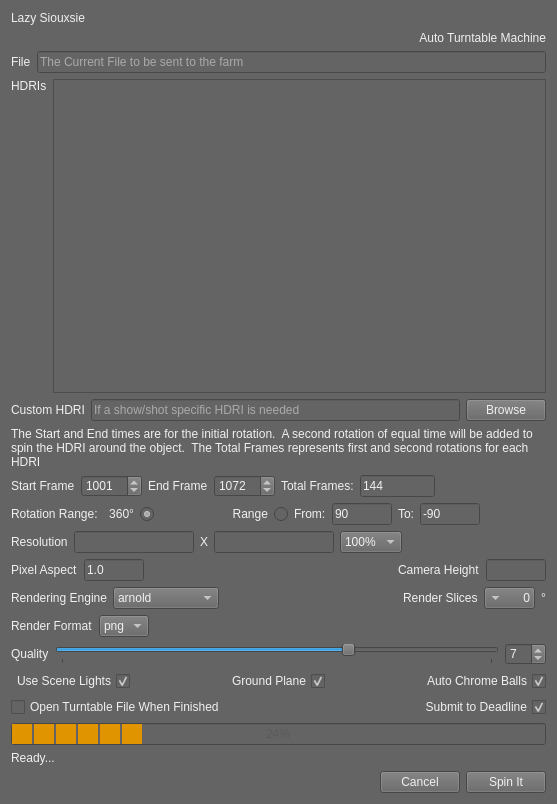
<?xml version="1.0" encoding="UTF-8"?>
<ui version="4.0">
 <class>lazySiouxsie</class>
 <widget class="QWidget" name="lazySiouxsie">
  <property name="geometry">
   <rect>
    <x>0</x>
    <y>0</y>
    <width>557</width>
    <height>804</height>
   </rect>
  </property>
  <property name="windowTitle">
   <string>Lazy Siouzsie</string>
  </property>
  <property name="styleSheet">
   <string notr="true">background-color: rgb(100, 100, 100);
color: rgb(240, 240, 240);</string>
  </property>
  <layout class="QVBoxLayout" name="verticalLayout_2">
   <item>
    <widget class="QLabel" name="title">
     <property name="styleSheet">
      <string notr="true">font: 75 italic 12pt &quot;MS Shell Dlg 2&quot;;</string>
     </property>
     <property name="text">
      <string>Lazy Siouxsie</string>
     </property>
    </widget>
   </item>
   <item>
    <widget class="QLabel" name="subTitle">
     <property name="styleSheet">
      <string notr="true">font: 75 italic 10pt &quot;MS Shell Dlg 2&quot;;</string>
     </property>
     <property name="text">
      <string>Auto Turntable Machine</string>
     </property>
     <property name="alignment">
      <set>Qt::AlignRight|Qt::AlignTrailing|Qt::AlignVCenter</set>
     </property>
    </widget>
   </item>
   <item>
    <layout class="QHBoxLayout" name="horizontalLayout_5">
     <item>
      <widget class="QLabel" name="file_label">
       <property name="toolTip">
        <string>The current file being Turn Tabled</string>
       </property>
       <property name="text">
        <string>File</string>
       </property>
       <property name="buddy">
        <cstring>file_path</cstring>
       </property>
      </widget>
     </item>
     <item>
      <widget class="QLineEdit" name="file_path">
       <property name="toolTip">
        <string>The current file being Turn Tabled</string>
       </property>
       <property name="statusTip">
        <string>The current file being Turn Tabled</string>
       </property>
       <property name="whatsThis">
        <string>The current file being Turn Tabled</string>
       </property>
       <property name="placeholderText">
        <string>The Current File to be sent to the farm</string>
       </property>
      </widget>
     </item>
    </layout>
   </item>
   <item>
    <layout class="QHBoxLayout" name="horizontalLayout">
     <item>
      <widget class="QLabel" name="hdri_label">
       <property name="toolTip">
        <string>HDRII list provided by a Shotgun directory of Studio HDRIs</string>
       </property>
       <property name="text">
        <string>HDRIs</string>
       </property>
       <property name="alignment">
        <set>Qt::AlignLeading|Qt::AlignLeft|Qt::AlignTop</set>
       </property>
       <property name="buddy">
        <cstring>hdriList</cstring>
       </property>
      </widget>
     </item>
     <item>
      <widget class="QListWidget" name="hdriList">
       <property name="toolTip">
        <string>HDRI list provided by a Shotgun directory of Studio HDRIs</string>
       </property>
       <property name="statusTip">
        <string>HDRI list provided by a Shotgun directory of Studio HDRIs</string>
       </property>
       <property name="whatsThis">
        <string>HDRI list provided by a Shotgun directory of Studio HDRIs</string>
       </property>
       <property name="alternatingRowColors">
        <bool>true</bool>
       </property>
       <property name="selectionMode">
        <enum>QAbstractItemView::MultiSelection</enum>
       </property>
       <property name="currentRow">
        <number>-1</number>
       </property>
      </widget>
     </item>
    </layout>
   </item>
   <item>
    <layout class="QHBoxLayout" name="horizontalLayout_3">
     <item>
      <widget class="QLabel" name="custom">
       <property name="toolTip">
        <string>Custom HDRI file, if a specific file is desired</string>
       </property>
       <property name="text">
        <string>Custom HDRI</string>
       </property>
       <property name="buddy">
        <cstring>custom_hdri</cstring>
       </property>
      </widget>
     </item>
     <item>
      <widget class="QLineEdit" name="custom_hdri">
       <property name="toolTip">
        <string>Custom HDRI file, if a specific file is desired</string>
       </property>
       <property name="statusTip">
        <string>Custom HDRI file, if a specific file is desired</string>
       </property>
       <property name="whatsThis">
        <string>Custom HDRI file, if a specific file is desired</string>
       </property>
       <property name="placeholderText">
        <string>If a show/shot specific HDRI is needed</string>
       </property>
      </widget>
     </item>
     <item>
      <widget class="QPushButton" name="browse_btn">
       <property name="toolTip">
        <string>Custom HDRI file, if a specific file is desired</string>
       </property>
       <property name="statusTip">
        <string>Custom HDRI file, if a specific file is desired</string>
       </property>
       <property name="whatsThis">
        <string>Custom HDRI file, if a specific file is desired</string>
       </property>
       <property name="text">
        <string>Browse</string>
       </property>
      </widget>
     </item>
    </layout>
   </item>
   <item>
    <widget class="QLabel" name="frame_statement">
     <property name="text">
      <string>The Start and End times are for the initial rotation.  A second rotation of equal time will be added to spin the HDRI around the object.  The Total Frames represents first and second rotations for each HDRI</string>
     </property>
     <property name="wordWrap">
      <bool>true</bool>
     </property>
    </widget>
   </item>
   <item>
    <layout class="QHBoxLayout" name="horizontalLayout_2">
     <item>
      <widget class="QLabel" name="startLabel">
       <property name="toolTip">
        <string>Starting frame of Camera animation.</string>
       </property>
       <property name="text">
        <string>Start Frame</string>
       </property>
       <property name="buddy">
        <cstring>startFrame</cstring>
       </property>
      </widget>
     </item>
     <item>
      <widget class="QSpinBox" name="startFrame">
       <property name="toolTip">
        <string>Starting frame of Camera animation.</string>
       </property>
       <property name="statusTip">
        <string>Starting frame of Camera animation.</string>
       </property>
       <property name="whatsThis">
        <string>Starting frame of Camera animation.</string>
       </property>
       <property name="maximum">
        <number>50000</number>
       </property>
       <property name="value">
        <number>1001</number>
       </property>
      </widget>
     </item>
     <item>
      <widget class="QLabel" name="endLabel">
       <property name="toolTip">
        <string>End frame of the Camera Animation.  HDRI Spin will be added to this time</string>
       </property>
       <property name="text">
        <string>End Frame</string>
       </property>
       <property name="buddy">
        <cstring>endFrame</cstring>
       </property>
      </widget>
     </item>
     <item>
      <widget class="QSpinBox" name="endFrame">
       <property name="toolTip">
        <string>End frame of the Camera Animation.  HDRI Spin will be added to this time</string>
       </property>
       <property name="statusTip">
        <string>End frame of the Camera Animation.  HDRI Spin will be added to this time</string>
       </property>
       <property name="whatsThis">
        <string>End frame of the Camera Animation.  HDRI Spin will be added to this time</string>
       </property>
       <property name="maximum">
        <number>50000</number>
       </property>
       <property name="value">
        <number>1072</number>
       </property>
      </widget>
     </item>
     <item>
      <widget class="QLabel" name="totalFrameLabel">
       <property name="toolTip">
        <string>Total frames of animation is the Camera Rotation plus an HDRI rotation of the same value.  Thus, double the frames</string>
       </property>
       <property name="text">
        <string>Total Frames:</string>
       </property>
       <property name="buddy">
        <cstring>total_frames</cstring>
       </property>
      </widget>
     </item>
     <item>
      <widget class="QLineEdit" name="total_frames">
       <property name="maximumSize">
        <size>
         <width>75</width>
         <height>16777215</height>
        </size>
       </property>
       <property name="toolTip">
        <string>Total frames of animation is the Camera Rotation plus an HDRI rotation of the same value.  Thus, double the frames</string>
       </property>
       <property name="statusTip">
        <string>Total frames of animation is the Camera Rotation plus an HDRI rotation of the same value.  Thus, double the frames</string>
       </property>
       <property name="whatsThis">
        <string>Total frames of animation is the Camera Rotation plus an HDRI rotation of the same value.  Thus, double the frames</string>
       </property>
       <property name="text">
        <string>144</string>
       </property>
       <property name="readOnly">
        <bool>false</bool>
       </property>
      </widget>
     </item>
     <item>
      <spacer name="horizontalSpacer_2">
       <property name="orientation">
        <enum>Qt::Horizontal</enum>
       </property>
       <property name="sizeHint" stdset="0">
        <size>
         <width>40</width>
         <height>20</height>
        </size>
       </property>
      </spacer>
     </item>
    </layout>
   </item>
   <item>
    <layout class="QHBoxLayout" name="horizontalLayout_12">
     <item>
      <widget class="QLabel" name="rot_range_label">
       <property name="text">
        <string>Rotation Range:</string>
       </property>
      </widget>
     </item>
     <item>
      <widget class="QRadioButton" name="full_circle">
       <property name="layoutDirection">
        <enum>Qt::RightToLeft</enum>
       </property>
       <property name="text">
        <string>360°</string>
       </property>
       <property name="checked">
        <bool>true</bool>
       </property>
      </widget>
     </item>
     <item>
      <spacer name="horizontalSpacer_10">
       <property name="orientation">
        <enum>Qt::Horizontal</enum>
       </property>
       <property name="sizeHint" stdset="0">
        <size>
         <width>40</width>
         <height>20</height>
        </size>
       </property>
      </spacer>
     </item>
     <item>
      <widget class="QRadioButton" name="partial_circle">
       <property name="layoutDirection">
        <enum>Qt::RightToLeft</enum>
       </property>
       <property name="text">
        <string>Range</string>
       </property>
      </widget>
     </item>
     <item>
      <widget class="QLabel" name="from_label">
       <property name="text">
        <string>From:</string>
       </property>
       <property name="buddy">
        <cstring>from_range</cstring>
       </property>
      </widget>
     </item>
     <item>
      <widget class="QLineEdit" name="from_range">
       <property name="maximumSize">
        <size>
         <width>60</width>
         <height>16777215</height>
        </size>
       </property>
       <property name="text">
        <string>90</string>
       </property>
      </widget>
     </item>
     <item>
      <widget class="QLabel" name="to_label">
       <property name="text">
        <string>To:</string>
       </property>
       <property name="buddy">
        <cstring>to_range</cstring>
       </property>
      </widget>
     </item>
     <item>
      <widget class="QLineEdit" name="to_range">
       <property name="maximumSize">
        <size>
         <width>60</width>
         <height>16777215</height>
        </size>
       </property>
       <property name="text">
        <string>-90</string>
       </property>
      </widget>
     </item>
     <item>
      <spacer name="horizontalSpacer_9">
       <property name="orientation">
        <enum>Qt::Horizontal</enum>
       </property>
       <property name="sizeHint" stdset="0">
        <size>
         <width>40</width>
         <height>20</height>
        </size>
       </property>
      </spacer>
     </item>
    </layout>
   </item>
   <item>
    <layout class="QHBoxLayout" name="horizontalLayout_6">
     <item>
      <widget class="QLabel" name="resolution_label">
       <property name="toolTip">
        <string>Resolution set by Shotgun if available</string>
       </property>
       <property name="statusTip">
        <string>Resolution set by Shotgun if available</string>
       </property>
       <property name="whatsThis">
        <string>Resolution set by Shotgun if available</string>
       </property>
       <property name="text">
        <string>Resolution</string>
       </property>
       <property name="buddy">
        <cstring>res_width</cstring>
       </property>
      </widget>
     </item>
     <item>
      <widget class="QLineEdit" name="res_width">
       <property name="maximumSize">
        <size>
         <width>120</width>
         <height>16777215</height>
        </size>
       </property>
       <property name="toolTip">
        <string>Resolution set by Shotgun if available</string>
       </property>
       <property name="statusTip">
        <string>Resolution set by Shotgun if available</string>
       </property>
       <property name="whatsThis">
        <string>Resolution set by Shotgun if available</string>
       </property>
       <property name="maxLength">
        <number>8</number>
       </property>
      </widget>
     </item>
     <item>
      <widget class="QLabel" name="x_label">
       <property name="text">
        <string>X</string>
       </property>
      </widget>
     </item>
     <item>
      <widget class="QLineEdit" name="res_height">
       <property name="maximumSize">
        <size>
         <width>120</width>
         <height>16777215</height>
        </size>
       </property>
       <property name="toolTip">
        <string>Resolution set by Shotgun if available</string>
       </property>
       <property name="statusTip">
        <string>Resolution set by Shotgun if available</string>
       </property>
       <property name="whatsThis">
        <string>Resolution set by Shotgun if available</string>
       </property>
       <property name="maxLength">
        <number>8</number>
       </property>
      </widget>
     </item>
     <item>
      <widget class="QComboBox" name="res_scale">
       <property name="toolTip">
        <string>Resolution scale will change the final render size.</string>
       </property>
       <property name="statusTip">
        <string>Resolution scale will change the final render size.</string>
       </property>
       <property name="whatsThis">
        <string>Resolution scale will change the final render size.</string>
       </property>
       <property name="currentIndex">
        <number>3</number>
       </property>
       <item>
        <property name="text">
         <string>25%</string>
        </property>
       </item>
       <item>
        <property name="text">
         <string>50%</string>
        </property>
       </item>
       <item>
        <property name="text">
         <string>75%</string>
        </property>
       </item>
       <item>
        <property name="text">
         <string>100%</string>
        </property>
       </item>
       <item>
        <property name="text">
         <string>150%</string>
        </property>
       </item>
       <item>
        <property name="text">
         <string>200%</string>
        </property>
       </item>
      </widget>
     </item>
     <item>
      <spacer name="horizontalSpacer_3">
       <property name="orientation">
        <enum>Qt::Horizontal</enum>
       </property>
       <property name="sizeHint" stdset="0">
        <size>
         <width>40</width>
         <height>20</height>
        </size>
       </property>
      </spacer>
     </item>
    </layout>
   </item>
   <item>
    <layout class="QHBoxLayout" name="horizontalLayout_8">
     <item>
      <widget class="QLabel" name="pixel_aspect_label">
       <property name="toolTip">
        <string>Pixel aspect set by Shotgun if it's available</string>
       </property>
       <property name="text">
        <string>Pixel Aspect</string>
       </property>
       <property name="buddy">
        <cstring>pixel_aspect</cstring>
       </property>
      </widget>
     </item>
     <item>
      <widget class="QLineEdit" name="pixel_aspect">
       <property name="maximumSize">
        <size>
         <width>60</width>
         <height>16777215</height>
        </size>
       </property>
       <property name="toolTip">
        <string>Pixel aspect set by Shotgun if it's available</string>
       </property>
       <property name="statusTip">
        <string>Pixel aspect set by Shotgun if it's available</string>
       </property>
       <property name="whatsThis">
        <string>Pixel aspect set by Shotgun if it's available</string>
       </property>
       <property name="text">
        <string>1.0</string>
       </property>
      </widget>
     </item>
     <item>
      <spacer name="horizontalSpacer_5">
       <property name="orientation">
        <enum>Qt::Horizontal</enum>
       </property>
       <property name="sizeHint" stdset="0">
        <size>
         <width>40</width>
         <height>20</height>
        </size>
       </property>
      </spacer>
     </item>
     <item>
      <widget class="QLabel" name="camera_height_label">
       <property name="toolTip">
        <string>Height off the ground in Maya Units.  If left blank, camara uses the default calculation</string>
       </property>
       <property name="statusTip">
        <string>Height off the ground in Maya Units.  If left blank, camara uses the default calculation</string>
       </property>
       <property name="whatsThis">
        <string>Height off the ground in Maya Units.  If left blank, camara uses the default calculation</string>
       </property>
       <property name="text">
        <string>Camera Height</string>
       </property>
       <property name="buddy">
        <cstring>camera_height</cstring>
       </property>
      </widget>
     </item>
     <item>
      <widget class="QLineEdit" name="camera_height">
       <property name="maximumSize">
        <size>
         <width>60</width>
         <height>16777215</height>
        </size>
       </property>
       <property name="toolTip">
        <string>Height off the ground in Maya Units.  If left blank, camara uses the default calculation</string>
       </property>
       <property name="statusTip">
        <string>Height off the ground in Maya Units.  If left blank, camara uses the default calculation</string>
       </property>
       <property name="whatsThis">
        <string>Height off the ground in Maya Units.  If left blank, camara uses the default calculation</string>
       </property>
      </widget>
     </item>
    </layout>
   </item>
   <item>
    <layout class="QHBoxLayout" name="horizontalLayout_7">
     <item>
      <widget class="QLabel" name="render_engine_label">
       <property name="toolTip">
        <string>The Rendering Engine.  Selected by Shotgun if it is available.</string>
       </property>
       <property name="statusTip">
        <string>The Rendering Engine.  Selected by Shotgun if it is available.</string>
       </property>
       <property name="whatsThis">
        <string>The Rendering Engine.  Selected by Shotgun if it is available.</string>
       </property>
       <property name="text">
        <string>Rendering Engine</string>
       </property>
       <property name="buddy">
        <cstring>rendering_engine</cstring>
       </property>
      </widget>
     </item>
     <item>
      <widget class="QComboBox" name="rendering_engine">
       <property name="toolTip">
        <string>The Rendering Engine.  Selected by Shotgun if it is available.</string>
       </property>
       <property name="statusTip">
        <string>The Rendering Engine.  Selected by Shotgun if it is available.</string>
       </property>
       <property name="whatsThis">
        <string>The Rendering Engine.  Selected by Shotgun if it is available.</string>
       </property>
       <item>
        <property name="text">
         <string>arnold</string>
        </property>
       </item>
       <item>
        <property name="text">
         <string>vray</string>
        </property>
       </item>
       <item>
        <property name="text">
         <string>redshift</string>
        </property>
       </item>
       <item>
        <property name="text">
         <string>renderman</string>
        </property>
       </item>
       <item>
        <property name="text">
         <string>mayasoftware</string>
        </property>
       </item>
      </widget>
     </item>
     <item>
      <spacer name="horizontalSpacer_4">
       <property name="orientation">
        <enum>Qt::Horizontal</enum>
       </property>
       <property name="sizeHint" stdset="0">
        <size>
         <width>40</width>
         <height>20</height>
        </size>
       </property>
      </spacer>
     </item>
     <item>
      <widget class="QLabel" name="render_slices_label">
       <property name="toolTip">
        <string>The render slices set a percentage of frames to be rendered based on rotational degrees. All frames will be submitted to the farm, but only frames at the chosen angle will automatically be rendered, leaving the remaining frames suspended. 0° renders all frames</string>
       </property>
       <property name="statusTip">
        <string>The render slices set a percentage of frames to be rendered based on rotational degrees. All frames will be submitted to the farm, but only frames at the chosen angle will automatically be rendered, leaving the remaining frames suspended. 0° renders all frames</string>
       </property>
       <property name="whatsThis">
        <string>The render slices set a percentage of frames to be rendered based on rotational degrees. All frames will be submitted to the farm, but only frames at the chosen angle will automatically be rendered, leaving the remaining frames suspended. 0° renders all frames</string>
       </property>
       <property name="text">
        <string>Render Slices</string>
       </property>
       <property name="buddy">
        <cstring>render_slices</cstring>
       </property>
      </widget>
     </item>
     <item>
      <widget class="QComboBox" name="render_slices">
       <property name="toolTip">
        <string>The render slices set a percentage of frames to be rendered based on rotational degrees. All frames will be submitted to the farm, but only frames at the chosen angle will automatically be rendered, leaving the remaining frames suspended. 0° renders all frames</string>
       </property>
       <property name="statusTip">
        <string>The render slices set a percentage of frames to be rendered based on rotational degrees. All frames will be submitted to the farm, but only frames at the chosen angle will automatically be rendered, leaving the remaining frames suspended. 0° renders all frames</string>
       </property>
       <property name="whatsThis">
        <string>The render slices set a percentage of frames to be rendered based on rotational degrees. All frames will be submitted to the farm, but only frames at the chosen angle will automatically be rendered, leaving the remaining frames suspended. 0° renders all frames</string>
       </property>
       <property name="layoutDirection">
        <enum>Qt::RightToLeft</enum>
       </property>
       <item>
        <property name="text">
         <string>0</string>
        </property>
       </item>
       <item>
        <property name="text">
         <string>5</string>
        </property>
       </item>
       <item>
        <property name="text">
         <string>10</string>
        </property>
       </item>
       <item>
        <property name="text">
         <string>15</string>
        </property>
       </item>
       <item>
        <property name="text">
         <string>20</string>
        </property>
       </item>
       <item>
        <property name="text">
         <string>25</string>
        </property>
       </item>
       <item>
        <property name="text">
         <string>30</string>
        </property>
       </item>
       <item>
        <property name="text">
         <string>35</string>
        </property>
       </item>
       <item>
        <property name="text">
         <string>40</string>
        </property>
       </item>
       <item>
        <property name="text">
         <string>45</string>
        </property>
       </item>
       <item>
        <property name="text">
         <string>50</string>
        </property>
       </item>
       <item>
        <property name="text">
         <string>55</string>
        </property>
       </item>
       <item>
        <property name="text">
         <string>60</string>
        </property>
       </item>
       <item>
        <property name="text">
         <string>65</string>
        </property>
       </item>
       <item>
        <property name="text">
         <string>70</string>
        </property>
       </item>
       <item>
        <property name="text">
         <string>75</string>
        </property>
       </item>
       <item>
        <property name="text">
         <string>80</string>
        </property>
       </item>
       <item>
        <property name="text">
         <string>85</string>
        </property>
       </item>
       <item>
        <property name="text">
         <string>90</string>
        </property>
       </item>
       <item>
        <property name="text">
         <string>95</string>
        </property>
       </item>
       <item>
        <property name="text">
         <string>100</string>
        </property>
       </item>
       <item>
        <property name="text">
         <string>105</string>
        </property>
       </item>
       <item>
        <property name="text">
         <string>110</string>
        </property>
       </item>
       <item>
        <property name="text">
         <string>115</string>
        </property>
       </item>
       <item>
        <property name="text">
         <string>120</string>
        </property>
       </item>
       <item>
        <property name="text">
         <string>125</string>
        </property>
       </item>
       <item>
        <property name="text">
         <string>130</string>
        </property>
       </item>
       <item>
        <property name="text">
         <string>135</string>
        </property>
       </item>
       <item>
        <property name="text">
         <string>140</string>
        </property>
       </item>
       <item>
        <property name="text">
         <string>145</string>
        </property>
       </item>
       <item>
        <property name="text">
         <string>150</string>
        </property>
       </item>
       <item>
        <property name="text">
         <string>155</string>
        </property>
       </item>
       <item>
        <property name="text">
         <string>160</string>
        </property>
       </item>
       <item>
        <property name="text">
         <string>165</string>
        </property>
       </item>
       <item>
        <property name="text">
         <string>170</string>
        </property>
       </item>
       <item>
        <property name="text">
         <string>175</string>
        </property>
       </item>
       <item>
        <property name="text">
         <string>180</string>
        </property>
       </item>
      </widget>
     </item>
     <item>
      <widget class="QLabel" name="degreeLabel">
       <property name="text">
        <string>°</string>
       </property>
      </widget>
     </item>
    </layout>
   </item>
   <item>
    <layout class="QHBoxLayout" name="horizontalLayout_11">
     <item>
      <widget class="QLabel" name="label">
       <property name="text">
        <string>Render Format</string>
       </property>
      </widget>
     </item>
     <item>
      <widget class="QComboBox" name="render_format">
       <item>
        <property name="text">
         <string>png</string>
        </property>
       </item>
       <item>
        <property name="text">
         <string>jpg</string>
        </property>
       </item>
       <item>
        <property name="text">
         <string>exr</string>
        </property>
       </item>
      </widget>
     </item>
     <item>
      <spacer name="horizontalSpacer_6">
       <property name="orientation">
        <enum>Qt::Horizontal</enum>
       </property>
       <property name="sizeHint" stdset="0">
        <size>
         <width>40</width>
         <height>20</height>
        </size>
       </property>
      </spacer>
     </item>
    </layout>
   </item>
   <item>
    <layout class="QHBoxLayout" name="horizontalLayout_10">
     <item>
      <widget class="QLabel" name="quality_label">
       <property name="text">
        <string>Quality</string>
       </property>
       <property name="buddy">
        <cstring>quality_slider</cstring>
       </property>
      </widget>
     </item>
     <item>
      <widget class="QSlider" name="quality_slider">
       <property name="toolTip">
        <string>The quality setting for the renderer.  </string>
       </property>
       <property name="statusTip">
        <string>The quality setting for the renderer.  </string>
       </property>
       <property name="whatsThis">
        <string>The quality setting for the renderer.  </string>
       </property>
       <property name="minimum">
        <number>1</number>
       </property>
       <property name="maximum">
        <number>10</number>
       </property>
       <property name="value">
        <number>7</number>
       </property>
       <property name="orientation">
        <enum>Qt::Horizontal</enum>
       </property>
       <property name="tickPosition">
        <enum>QSlider::TicksBelow</enum>
       </property>
      </widget>
     </item>
     <item>
      <widget class="QSpinBox" name="quality_value">
       <property name="toolTip">
        <string>The quality setting for the renderer.  </string>
       </property>
       <property name="statusTip">
        <string>The quality setting for the renderer.  </string>
       </property>
       <property name="whatsThis">
        <string>The quality setting for the renderer.  </string>
       </property>
       <property name="minimum">
        <number>1</number>
       </property>
       <property name="maximum">
        <number>10</number>
       </property>
       <property name="value">
        <number>7</number>
       </property>
      </widget>
     </item>
    </layout>
   </item>
   <item>
    <layout class="QHBoxLayout" name="horizontalLayout_9">
     <item>
      <widget class="QCheckBox" name="scene_lights">
       <property name="enabled">
        <bool>true</bool>
       </property>
       <property name="toolTip">
        <string>When checked, any lights created in the scene will be rendered as one of the render passes.  Otherwise the existing lights will be ignored.</string>
       </property>
       <property name="statusTip">
        <string>When checked, any lights created in the scene will be rendered as one of the render passes.  Otherwise the existing lights will be ignored.</string>
       </property>
       <property name="layoutDirection">
        <enum>Qt::RightToLeft</enum>
       </property>
       <property name="text">
        <string>Use Scene Lights</string>
       </property>
       <property name="checked">
        <bool>true</bool>
       </property>
      </widget>
     </item>
     <item>
      <spacer name="horizontalSpacer_7">
       <property name="orientation">
        <enum>Qt::Horizontal</enum>
       </property>
       <property name="sizeHint" stdset="0">
        <size>
         <width>40</width>
         <height>20</height>
        </size>
       </property>
      </spacer>
     </item>
     <item>
      <widget class="QCheckBox" name="ground_plane">
       <property name="toolTip">
        <string>Create a shadow catching ground plane</string>
       </property>
       <property name="statusTip">
        <string>Create a shadow catching ground plane</string>
       </property>
       <property name="whatsThis">
        <string>Create a shadow catching ground plane</string>
       </property>
       <property name="layoutDirection">
        <enum>Qt::RightToLeft</enum>
       </property>
       <property name="text">
        <string>Ground Plane</string>
       </property>
       <property name="checked">
        <bool>true</bool>
       </property>
      </widget>
     </item>
     <item>
      <spacer name="horizontalSpacer_8">
       <property name="orientation">
        <enum>Qt::Horizontal</enum>
       </property>
       <property name="sizeHint" stdset="0">
        <size>
         <width>40</width>
         <height>20</height>
        </size>
       </property>
      </spacer>
     </item>
     <item>
      <widget class="QCheckBox" name="chrome_balls">
       <property name="toolTip">
        <string>Automatically generate Chrome and 50% Gray Spheres</string>
       </property>
       <property name="statusTip">
        <string>Automatically generate Chrome and 50% Gray Spheres</string>
       </property>
       <property name="whatsThis">
        <string>Automatically generate Chrome and 50% Gray Spheres</string>
       </property>
       <property name="layoutDirection">
        <enum>Qt::RightToLeft</enum>
       </property>
       <property name="text">
        <string>Auto Chrome Balls</string>
       </property>
       <property name="checked">
        <bool>true</bool>
       </property>
      </widget>
     </item>
    </layout>
   </item>
   <item>
    <layout class="QHBoxLayout" name="horizontalLayout_13">
     <item>
      <widget class="QCheckBox" name="open_turntable">
       <property name="text">
        <string>Open Turntable File When Finished</string>
       </property>
      </widget>
     </item>
     <item>
      <widget class="QCheckBox" name="submit_to_deadline">
       <property name="layoutDirection">
        <enum>Qt::RightToLeft</enum>
       </property>
       <property name="text">
        <string>Submit to Deadline</string>
       </property>
       <property name="checked">
        <bool>true</bool>
       </property>
      </widget>
     </item>
    </layout>
   </item>
   <item>
    <layout class="QVBoxLayout" name="verticalLayout">
     <item>
      <widget class="QProgressBar" name="build_progress">
       <property name="styleSheet">
        <string notr="true">QProgressBar {
    text-align: center;
	color: rgb(90, 90, 90);
}

QProgressBar::chunk {
    background-color: rgb(224, 149, 0);
    width: 20px;
	margin: 1px;
}</string>
       </property>
       <property name="value">
        <number>24</number>
       </property>
      </widget>
     </item>
     <item>
      <widget class="QLabel" name="status_label">
       <property name="text">
        <string>Ready...</string>
       </property>
      </widget>
     </item>
    </layout>
   </item>
   <item>
    <layout class="QHBoxLayout" name="horizontalLayout_4">
     <item>
      <spacer name="horizontalSpacer">
       <property name="orientation">
        <enum>Qt::Horizontal</enum>
       </property>
       <property name="sizeHint" stdset="0">
        <size>
         <width>40</width>
         <height>20</height>
        </size>
       </property>
      </spacer>
     </item>
     <item>
      <widget class="QPushButton" name="cancel_btn">
       <property name="text">
        <string>Cancel</string>
       </property>
      </widget>
     </item>
     <item>
      <widget class="QPushButton" name="spin_btn">
       <property name="toolTip">
        <string>Create the Turnable file and submit it.</string>
       </property>
       <property name="statusTip">
        <string>Create the Turnable file and submit it.</string>
       </property>
       <property name="whatsThis">
        <string>Create the Turnable file and submit it.</string>
       </property>
       <property name="text">
        <string>Spin It</string>
       </property>
      </widget>
     </item>
    </layout>
   </item>
  </layout>
 </widget>
 <tabstops>
  <tabstop>spin_btn</tabstop>
  <tabstop>cancel_btn</tabstop>
  <tabstop>browse_btn</tabstop>
  <tabstop>startFrame</tabstop>
  <tabstop>endFrame</tabstop>
  <tabstop>res_scale</tabstop>
  <tabstop>camera_height</tabstop>
  <tabstop>rendering_engine</tabstop>
  <tabstop>render_slices</tabstop>
  <tabstop>render_format</tabstop>
  <tabstop>quality_value</tabstop>
  <tabstop>scene_lights</tabstop>
  <tabstop>ground_plane</tabstop>
  <tabstop>chrome_balls</tabstop>
  <tabstop>submit_to_deadline</tabstop>
  <tabstop>full_circle</tabstop>
  <tabstop>partial_circle</tabstop>
  <tabstop>from_range</tabstop>
  <tabstop>to_range</tabstop>
  <tabstop>res_width</tabstop>
  <tabstop>res_height</tabstop>
  <tabstop>pixel_aspect</tabstop>
  <tabstop>quality_slider</tabstop>
  <tabstop>hdriList</tabstop>
  <tabstop>custom_hdri</tabstop>
  <tabstop>total_frames</tabstop>
  <tabstop>file_path</tabstop>
 </tabstops>
 <resources/>
 <connections>
  <connection>
   <sender>quality_slider</sender>
   <signal>valueChanged(int)</signal>
   <receiver>quality_value</receiver>
   <slot>setValue(int)</slot>
   <hints>
    <hint type="sourcelabel">
     <x>413</x>
     <y>526</y>
    </hint>
    <hint type="destinationlabel">
     <x>517</x>
     <y>531</y>
    </hint>
   </hints>
  </connection>
  <connection>
   <sender>quality_value</sender>
   <signal>valueChanged(int)</signal>
   <receiver>quality_slider</receiver>
   <slot>setValue(int)</slot>
   <hints>
    <hint type="sourcelabel">
     <x>518</x>
     <y>543</y>
    </hint>
    <hint type="destinationlabel">
     <x>425</x>
     <y>545</y>
    </hint>
   </hints>
  </connection>
 </connections>
</ui>
